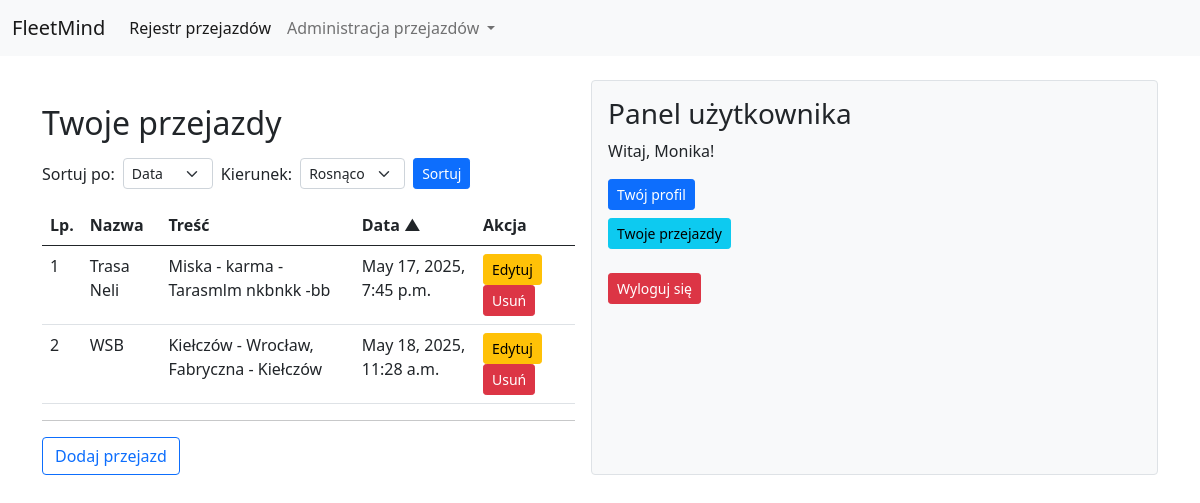
/user_posts/ (signed in), run on the app's committed database.
### Fleet/models.py (models this page shows, shortened)
class Post(models.Model):
    title = models.CharField(
        max_length=200,
        help_text="Tytuł posta (maks. 200 znaków)"
    )
    content = models.TextField(
        help_text="Treść posta"
    )
    create_at = models.DateTimeField(
        auto_now_add=True,
        help_text="Data i czas utworzenia posta (ustawiane automatycznie)"
    )
    author = models.ForeignKey(
        User,
        on_delete=models.CASCADE,
        help_text="Autor posta (odniesienie do modelu User)"
    )
    distance = models.FloatField(
        blank=True,
        null=True,
        help_text="Dystans (np. w kilometrach); pole opcjonalne"
    )
    start_location = models.CharField(
        max_length=255,
        blank=True,
        null=True,
        help_text="Punkt początkowy podróży; pole opcjonalne"
    )
    end_location = models.CharField(
        max_length=255,
        blank=True,
        null=True,
        help_text="Punkt końcowy podróży; pole opcjonalne"
    )
    travel_time = models.DurationField(
        blank=True,
        null=True,
        help_text="Czas podróży; pole opcjonalne"
    )
    vehicle = models.CharField(
        max_length=100,
        blank=True,
        null=True,
        help_text="Informacja o pojeździe; pole opcjonalne"
    )

### Fleet/views.py (the view)
# urls.py: path('user_posts/', user_posts, name='user_posts'),
@login_required
def user_posts(request):
    valid_sort_fields = ['title', 'content', 'create_at']
    sort_field = request.GET.get('sort', 'create_at')
    direction = request.GET.get('direction', 'asc')
    if sort_field not in valid_sort_fields:
        sort_field = 'create_at'
    if direction == 'desc':
        sort_field = f'-{sort_field}'
    posts = Post.objects.filter(author=request.user).order_by(sort_field)
    return render(request, "Fleet/user_posts.html", {
        "posts": posts,
        "current_sort": request.GET.get('sort', 'create_at'),
        "current_direction": request.GET.get('direction', 'asc')
    })

### Fleet/templates/Fleet/user_posts.html (shortened to what this page needs)
{% extends "Fleet/base.html" %}
{% block content %}
<div class="mt-4">
    <h2 class="mb-3">Twoje przejazdy</h2>
    <form method="get" class="mb-3 d-flex align-items-center gap-2">
        <label for="sort">Sortuj po:</label>
        <select name="sort" id="sort" class="form-select form-select-sm" style="width: auto;">
            <option value="create_at" {% if current_sort == 'create_at' %}selected{% endif %}>Data</option>
        </select>
        <label for="direction">Kierunek:</label>
        <select name="direction" id="direction" class="form-select form-select-sm" style="width: auto;">
            <option value="asc" {% if current_direction == 'asc' %}selected{% endif %}>Rosnąco</option>
        </select>
        <button type="submit" class="btn btn-primary btn-sm">Sortuj</button>
    </form>
    <table class="table table-hover">
        <thead>
            <tr>
                <th>Lp.</th>
                <th>
                    <a href="?sort=title&direction={% if current_sort == 'title' and current_direction == 'asc' %}desc{% else %}asc{% endif %}">
                        Nazwa
                    </a>
                </th>
                <th>
                    <a href="?sort=content&direction={% if current_sort == 'content' and current_direction == 'asc' %}desc{% else %}asc{% endif %}">
                        Treść
                    </a>
                </th>
                <th>
                    <a href="?sort=create_at&direction={% if current_sort == 'create_at' and current_direction == 'asc' %}desc{% else %}asc{% endif %}">
                        Data
                        {% if current_sort == 'create_at' %}
                            {% if current_direction == 'asc' %}
                                ▲
                            {% else %}
                                ▼
                            {% endif %}
                        {% endif %}
                    </a>
                </th>
                <th>Akcja</th>
            </tr>
        </thead>
        <tbody>
            {% for post in posts %}
            <tr id="post-{{ post.id }}">
                <td>{{ forloop.counter }}</td>
                <td>{{ post.title }}</td>
                <td>{{ post.content }} <br></td>
                <td>{{ post.create_at }}</td>
                <td>
                    <a class="btn btn-sm btn-warning" href="{% url 'update_post' post.id %}">Edytuj</a>
                    <button class="btn btn-sm btn-danger" data-bs-toggle="modal" data-bs-target="#deleteModal"
                            data-id="{{ post.id }}" data-title="{{ post.title }}">Usuń</button>
                </td>
            </tr>
            {% empty %}
            <tr>
                <td colspan="5" class="text-center">Nie masz żadnych przejazdów.</td>
            </tr>
            {% endfor %}
        </tbody>
    </table>
    <hr>
    <a class="btn btn-outline-primary" href="{% url 'create_post' %}">Dodaj przejazd</a>
</div>
{% endblock %}

### Fleet/templates/Fleet/base.html (shortened to what this page needs)
<!doctype html>
<html lang="pl">
{% load static %}
  <head>
    <link href="https://cdnjs.cloudflare.com/ajax/libs/bootstrap/5.0.2/css/bootstrap.min.css" rel="stylesheet">
    <link rel="stylesheet" href="https://cdn.datatables.net/1.13.4/css/jquery.dataTables.min.css" />
    <link rel="stylesheet" type="text/css" href="{% static 'css/style.css' %}">
    <link rel="stylesheet" href="https://cdn.jsdelivr.net/npm/bootstrap-icons/font/bootstrap-icons.css">
  </head>
  <body>
    <nav class="navbar navbar-expand-lg navbar-light bg-light">
      <div class="container-fluid">
        <a class="navbar-brand" href="{% url 'post_list' %}">FleetMind</a>
        <div class="collapse navbar-collapse" id="navbarNavDropdown">
          <ul class="navbar-nav">
            <li class="nav-item">
              <a class="nav-link active" aria-current="page" href="{% url 'post_list' %}">Rejestr przejazdów</a>
            </li>
            <li class="nav-item dropdown">
              <a class="nav-link dropdown-toggle" href="#" id="navbarDropdownMenuLink"
                 role="button" data-bs-toggle="dropdown" aria-expanded="false">
                Administracja przejazdów
              </a>
            </li>
          </ul>
        </div>
      </div>
    </nav>
    <div class="container d-flex mt-4">
      <div class="main-content flex-grow-1">
        {% block content %}{% endblock %}
      </div>
      <div class="user-panel ms-3 p-3 bg-light border rounded">
        {% if user.is_authenticated %}
          <h3>Panel użytkownika</h3>
          <p>Witaj, {{ user.username }}!</p>
          <ul class="list-unstyled">
            <li>
              <a href="{% url 'user_panel' %}" class="btn btn-primary btn-sm mb-2">Twój profil</a>
            </li>
            <li>
              <a href="{% url 'user_posts' %}" class="btn btn-info btn-sm mb-2">Twoje przejazdy</a>
            </li>
          </ul>
          <form method="post" action="{% url 'logout' %}">
            <button type="submit" class="btn btn-danger btn-sm">Wyloguj się</button>
          </form>
        {% else %}
          <p><a href="{% url 'login' %}" class="btn btn-success">Zaloguj się</a></p>
        {% endif %}
      </div>
    </div>
  </body>
</html>

### Fleet/static/css/style.css (style rules this page uses)
.container { display: flex; justify-content: space-between; }
.main-content { flex: 3; }
.user-panel { flex: 1; padding: 20px; background-color: #f8f9fa; border-left: 2px solid #ddd; min-width: 250px; }
table th a { color: inherit; text-decoration: none; cursor: pointer; font-weight: bold; }

### data on the page
Post: title "Trasa Neli", content "Miska - karma - Tarasmlm nkbnkk -bb", create_at "May 17, 2025, 7:45 p.m."
Post: title "WSB", content "Kiełczów - Wrocław, Fabryczna - Kiełczów", create_at "May 18, 2025, 11:28 a.m."

### other printed values
{{ user.username }} "Monika"
